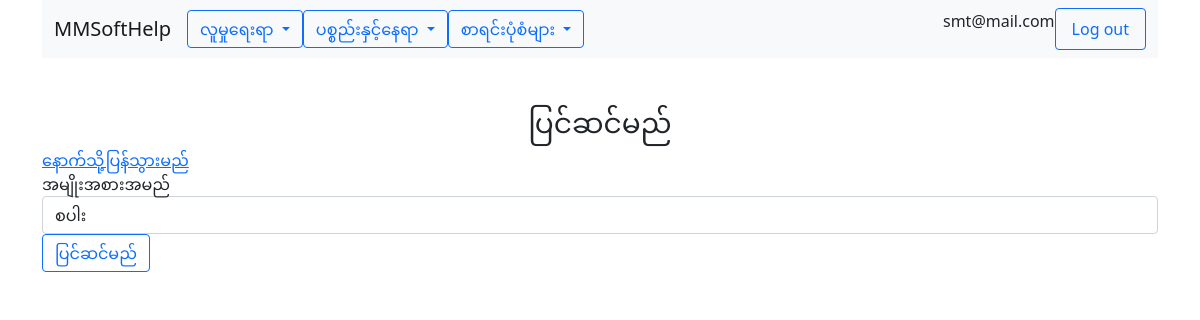
The app's page /category/edit.php?key=19 (signed in) with its own data.
### tables this page shows
CREATE TABLE `users` (
  `id` int(10) NOT NULL,
  `email` varchar(100) NOT NULL,
  `password` varchar(100) NOT NULL,
  `phone` varchar(25) NOT NULL,
  `address` varchar(250) NOT NULL,
  `com_id` int(10) NOT NULL,
  `role` varchar(25) NOT NULL
);

CREATE TABLE `companies` (
  `id` int(10) NOT NULL,
  `name` varchar(100) NOT NULL,
  `phone` varchar(15) NOT NULL,
  `address` varchar(250) NOT NULL
);

CREATE TABLE `categories` (
  `id` int(10) NOT NULL,
  `name` varchar(100) NOT NULL,
  `com_id` int(10) NOT NULL,
  `is_good` tinyint(1) NOT NULL
);

### app/functions.php (called while the page is built, shortened)
<?php
function view($name, $model= ''){
    require(APP_PATH . "views/layout.view.php");
}
function is_user_authenticated() {
    return isset($_SESSION['email']);
}
function get_user() {
    $user = UserData::get_user_by_email($_SESSION['email']);
    return $user;
}
function get_company_id() {
    $user = UserData::get_user_by_email($_SESSION['email']);
    return $user->com_id;
}
function get_company_name() {
    return CompanyData::get_company_by_id(get_company_id())->name;
}
?>

### app/company/mysqlcompanyprovider.class.php (called while the page is built, shortened)
<?php
class MySqlCompanyProvider extends CompanyProvider{
    public function get_company_by_id($com_id){
        $db = $this -> connect();
        $sql = 'SELECT * FROM companies WHERE id = :id';
        $smt = $db->prepare($sql);
        $smt -> execute([
            ':id' => $com_id,
        ]);
        $data = $smt->fetchAll(PDO::FETCH_CLASS,'Company');
        return $data[0];
    }
    private function connect(){
        try{
            return new PDO($this->source, CONFIG['db_user'], CONFIG['db_password']);
        }catch(PDOException $e){
            return null;
        }
    }
}
?>

### app/user/mysqluserprovider.class.php (called while the page is built, shortened)
<?php
class MySqlUserProvider extends UserProvider{
    public function get_user_by_email($email){
        $db = $this -> connect();
        $sql = 'SELECT * FROM users WHERE email = :email';
        $smt = $db->prepare($sql);
        $smt -> execute([
            ':email' => $email,
        ]);
        $data = $smt->fetchAll(PDO::FETCH_CLASS,'User');
        return $data[0];
    }
    private function connect(){
        try{
            return new PDO($this->source, CONFIG['db_user'], CONFIG['db_password']);
        }catch(PDOException $e){
            return null;
        }
    }
}
?>

### app/user/userdata.class.php (called while the page is built, shortened)
<?php
class UserData{
    static private $ds;
    static public function initialize(UserProvider $data_provider){
        return self::$ds = $data_provider;
    }
    static public function get_user_by_email($email){
        return self::$ds->get_user_by_email($email);
    }
}
?>

### app/company/companydata.class.php (called while the page is built, shortened)
<?php
class CompanyData{
    static private $ds;
    static public function initialize(CompanyProvider $data_provider){
        return self::$ds = $data_provider;
    }
    static public function get_company_by_id($com_id){
        return self::$ds->get_company_by_id($com_id);
    }
}
?>

### app/category/mysqlcategoryprovider.class.php (called while the page is built, shortened)
<?php
class MySqlCategoryProvider extends CategoryProvider{
    public function get_category($id){
        $db = $this -> connect();
        $sql = 'SELECT * FROM categories WHERE id = :id';
        $smt = $db->prepare($sql);
        $smt -> execute([
            ':id' => $id,
        ]);
        $data = $smt->fetchAll(PDO::FETCH_CLASS,'Category');
        return $data[0];
    }
    private function connect(){
        try{
            return new PDO($this->source, CONFIG['db_user'], CONFIG['db_password']);
        }catch(PDOException $e){
            return null;
        }
    }
}
?>

### app/category/categorydata.class.php (called while the page is built, shortened)
<?php
class CategoryData{
    static private $ds;
    static public function initialize(CategoryProvider $data_provider){
        return self::$ds = $data_provider;
    }
    static public function get_category($id){
        return self::$ds->get_category($id);
    }
}
?>

### views/category/edit.view.php (the view, shortened to what this page needs)
 <div class="row">
     <div class="col-lg-12 text-center">
         <h3 class="mt-5"><?php echo edit_user ?></h3>
     </div>
 </div>
 <div class="row">
 <a href="../category">
 <?php echo back;?>
 </a>
 </div>
<div>
    <form action="" method="POST">
       <div class="form-group">
           <label for="name"><?php echo category_name ?></label>
           <input class="form-control" type="text" name="name" id="name" value="<?= $model->name ?>">
       </div>
       <div class="form-group">
       <input class="btn btn-outline-primary" type="submit" value="<?php echo edit_user;?>">
       </div>
    </form>
</div>

### views/layout.view.php (shortened to what this page needs)
<!DOCTYPE html>
<html lang="en">
  <head>
    <link href="https://cdn.jsdelivr.net/npm/bootstrap@5.0.2/dist/css/bootstrap.min.css" rel="stylesheet">
  </head>
  <body>
    <div class="container">
      <?php
      if (is_user_authenticated()){
      ?>
<nav class="navbar navbar-expand-lg navbar-light bg-light">
  <div class="container-fluid">
    <a class="navbar-brand" href="../company"><?= get_company_name(); ?></a>
    <div class="collapse navbar-collapse" id="navbarSupportedContent">
      <ul class="navbar-nav me-auto mb-2 mb-lg-0">
<div class="dropdown">
  <button class="btn btn-outline-primary dropdown-toggle" type="button" id="dropdownMenuButton1" data-bs-toggle="dropdown" aria-expanded="false">
    <?php echo people_menu; ?>
  </button>
</div>
<div class="dropdown">
  <button class="btn btn-outline-primary dropdown-toggle" type="button" id="dropdownMenuButton1" data-bs-toggle="dropdown" aria-expanded="false">
    <?php echo item_location_menu; ?>
  </button>
</div>
<div class="dropdown">
  <button class="btn btn-outline-primary dropdown-toggle" type="button" id="dropdownMenuButton1" data-bs-toggle="dropdown" aria-expanded="false">
    <?php echo forms; ?>
  </button>
</div>
      </ul>
      <?php
      }
      ?>
      <?php
      if (is_user_authenticated()){
      ?>
      <p><?= get_user()->email; ?></p>
      <a class="nav-link btn btn-outline-primary" href="../logout.php">Log out</a>
      <?php
      }
      ?>
    </div>
  </div>
</nav>
</div>
    <div class="container">
<?php require("$name.view.php");?>
    </div>
    </body>
    </html>

### records on screen
users: com.name "MMSoftHelp", email "smt@mail.com"
categories: name "စပါး"

### other values on screen
people_menu "လူမှုရေးရာ"
item_location_menu "ပစ္စည်းနှင့်နေရာ"
forms "စာရင်းပုံစံများ"
edit_user "ပြင်ဆင်မည်"
back "နောက်သို့ပြန်သွားမည်"
category_name "အမျိုးအစားအမည်"
